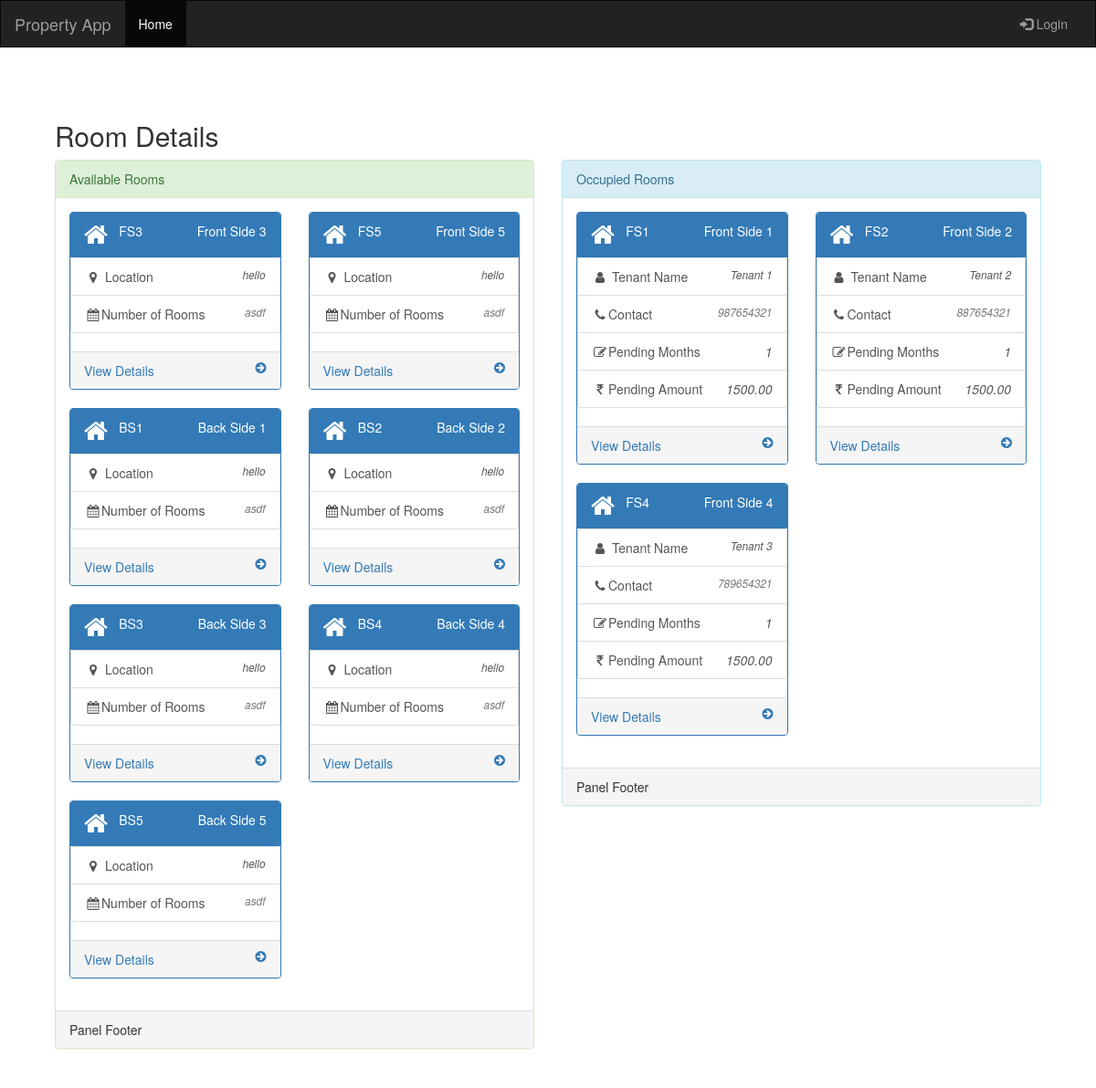
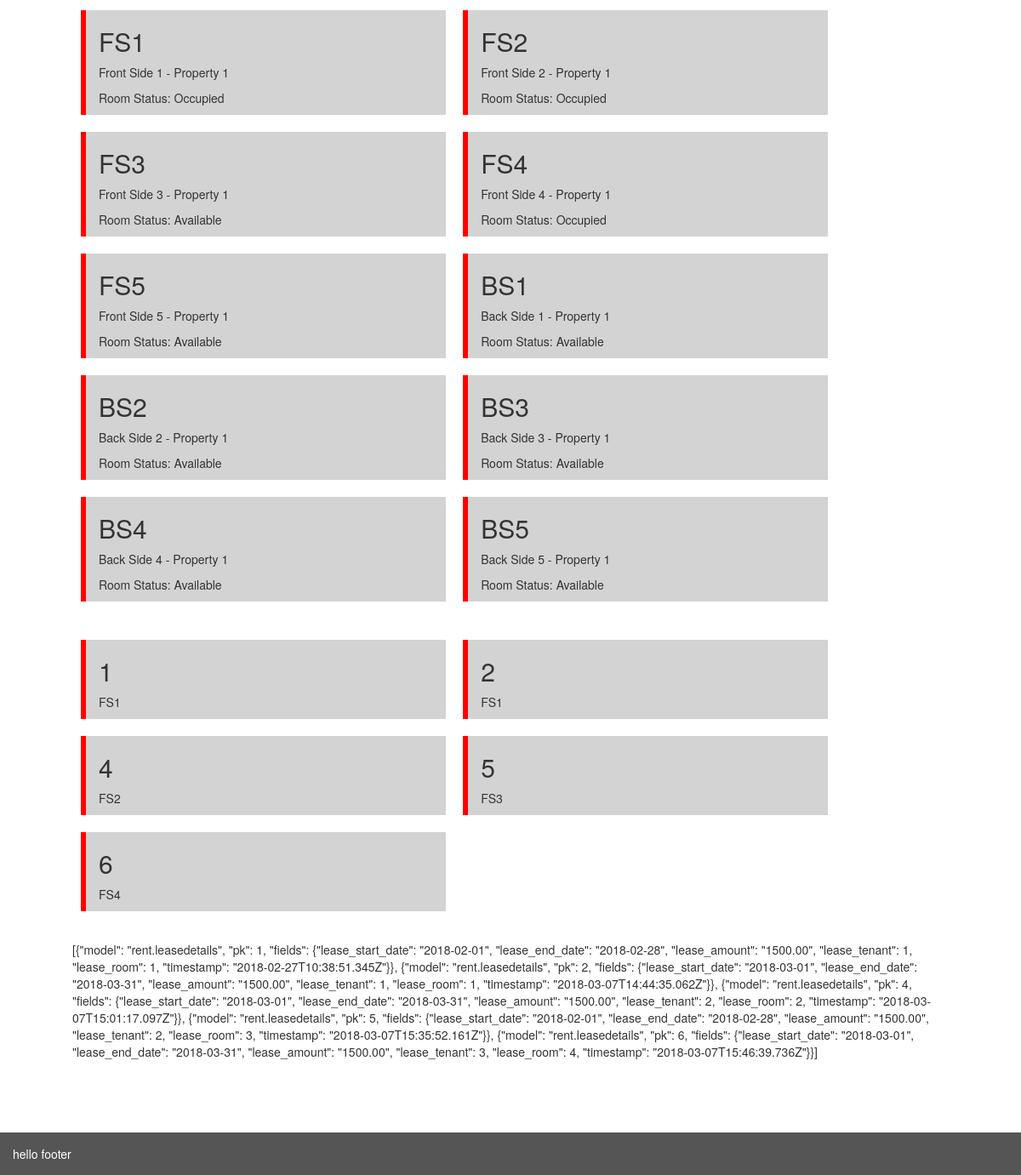
/rent/property_details/1, run on the app's committed database (2 pictures, top to bottom).
### rent/models.py (models this page shows)
class Room(models.Model):
    room_id = models.AutoField(primary_key=True)
    room_property = models.ForeignKey(Property, on_delete=models.CASCADE)
    room_name = models.CharField(max_length=50)
    room_description = models.CharField(max_length=250)
    timestamp = models.DateTimeField(auto_now=True)

class Leasedetails(models.Model):
    lease_id = models.AutoField(primary_key=True)
    lease_start_date = models.DateField()
    lease_end_date = models.DateField()
    lease_amount = models.DecimalField(max_digits=8,decimal_places=2)
    lease_tenant = models.ForeignKey(Tenant, on_delete=models.CASCADE)
    lease_room = models.ForeignKey(Room, on_delete=models.CASCADE)
    timestamp = models.DateTimeField(auto_now=True)

class Tenant(models.Model):
    tenant_id =  models.AutoField(primary_key=True)
    tenant_name =  models.CharField(max_length=250)
    tenant_company =  models.CharField(max_length=250)
    tenant_description = models.CharField(max_length=500)
    tenant_joindate = models.DateField()
    tenant_contact = models.IntegerField(unique=True)
    tenant_secondry = models.IntegerField(unique=True)
    timestamp = models.DateTimeField(auto_now=True)

class Property(models.Model):
    property_id = models.AutoField(primary_key=True)
    property_name = models.CharField(max_length=300)
    property_location = models.ForeignKey(Location, on_delete=models.CASCADE)
    timestamp = models.DateTimeField(auto_now=True)

### rent/views.py (the view)
# urls.py: path('property_details/<int:property_id>', views.property_details, name='property_details'),
def property_details(request, property_id):
    room = Room.objects.filter(room_property_id=property_id)
    lease_details = Leasedetails.objects.filter(lease_room__in=room)
    print(lease_details.filter(lease_tenant=3))
    string_data = serializers.serialize('json',lease_details)
    return render(request,'rent/property_details.html',{'room':room,'lease_details':lease_details,'string_data':string_data})

### rent/templatetags/rent_extras.py (called while the page is built)
@register.filter
def is_room_occupied(room,lease):
    is_occupied = False
    for item in lease:
        if item.lease_room.room_id == room and current_month_record(item):
            is_occupied = True
    return is_occupied

@register.filter
def get_lease_by_room(lease_details,room):
    for item in lease_details:
        if item.lease_room.room_id == room and current_month_record(item):
            return item

def current_month_record(item):
    today = datetime.date.today()
    compare = item.lease_start_date <= today and today <= item.lease_end_date
    if compare:
        return True
    else:
        return False

### rent/templates/rent/property_details.html (shortened to what this page needs)
{% extends 'base.html' %}
{% load rent_extras %}
{% block content %}
<h2>Room Details</h2>
<div class="row">
    <div class="col-lg-6">
        <div class="panel panel-success">
            <div class="panel-heading">Available Rooms</div>
            <div class="panel-body">
                <div class="row">
                    {% for item in room %}
                    {% if not item.room_id|is_room_occupied:lease_details %}
                    <div class="col-lg-6 col-md-12">
                        <div class="panel panel-primary">
                            <div class="panel-heading">
                                <div class="row">
                                    <div class="col-lg-2">
                                        <i class="fa fa-home fa-2x"></i>
                                    </div>
                                    <div class="col-lg-2">
                                            {{item.room_name|upper}}
                                    </div>
                                    <div class="col-lg-8 text-right">
                                            {{item.room_description|title}}
                                    </div>
                                </div>
                            </div>
                            <div class="panel-content bg-warning">
                                <div class="list-group">
                                    <a href="#" class="list-group-item">
                                        <i class="fa fa-map-marker fa-fw"></i> Location
                                        <span class="pull-right small"><em>hello</em>
                                        </span>
                                    </a>
                                    <a href="#" class="list-group-item">
                                            <i class="fa fa-calendar fa-fw"></i>Number of Rooms
                                            <span class="pull-right text-muted small"><em>asdf</em>
                                            </span>
                                    </a>
                                </div>
                            </div>
                            <a href="{% url 'room_details' item.room_id %}">
                                <div class="panel-footer">
                                    <span class="pull-left">View Details</span>
                                    <span class="pull-right"><i class="fa fa-arrow-circle-right"></i></span>
                                    <div class="clearfix"></div>
                                </div>
                            </a>
                        </div>
                    </div>
                    {% endif %}
                    {% endfor %}
                </div>
            </div>
            <div class="panel-footer">Panel Footer</div>
        </div>
    </div>
    <div class="col-lg-6">
        <div class="panel panel-info">
            <div class="panel-heading">Occupied Rooms</div>
            <div class="panel-body">
                <div class="row">
                    {% for item in room %}
                    {% if item.room_id|is_room_occupied:lease_details %}
                    <div class="col-lg-6 col-md-12">
                        <div class="panel panel-primary">
                            <div class="panel-heading">
                                <div class="row">
                                    <div class="col-lg-2">
                                        <i class="fa fa-home fa-2x"></i>
                                    </div>
                                    <div class="col-lg-2">
                                            {{item.room_name|upper}}
                                    </div>
                                    <div class="col-lg-8 text-right">
                                            {{item.room_description|title}}
                                    </div>
                                </div>
                            </div>
                            <div class="panel-content bg-warning">
                                {% with filtervalue=lease_details|get_lease_by_room:item.room_id %}
                                <div class="list-group">
                                    <a href="#" class="list-group-item">
                                        <i class="fa fa-user fa-fw"></i> Tenant Name
                                        <span class="pull-right small"><em>{{filtervalue.lease_tenant.tenant_name|title}}</em></span>
                                    </a>
                                    <a href="#" class="list-group-item">
                                        <i class="fa fa-phone fa-fw"></i>Contact
                                        <span class="pull-right text-muted small"><em>{{ filtervalue.lease_tenant.tenant_contact }}</em></span>
                                    </a>
                                    <a href="#" class="list-group-item">
                                        <i class="fa fa-edit fa-fw"></i>Pending Months
                                        <span class="pull-right"><em>1</em></span>
                                    </a>
                                    <a href="#" class="list-group-item">
                                        <i class="fa fa-rupee fa-fw"></i>Pending Amount
                                        <span class="pull-right"><em>{{ filtervalue.lease_amount }}</em></span>
                                    </a>
                                </div>
                                {% endwith %}
                            </div>
                            <a href="#">
                                <div class="panel-footer">
                                    <span class="pull-left">View Details</span>
                                    <span class="pull-right"><i class="fa fa-arrow-circle-right"></i></span>
                                    <div class="clearfix"></div>
                                </div>
                            </a>
                        </div>
                    </div>
                    {% endif %}
                    {% endfor %}
                </div>
            </div>
            <div class="panel-footer">Panel Footer</div>
        </div>
    </div>
</div>
<div class="row porperty-row" >
{% for item in room %}
        <div class="col-md-5 property-block">
            <h2>{{item.room_name|upper}}</h2>
            <p>{{item.room_description|title}} - {{item.room_property.property_name|title}}</p>
            <p>Room Status: {{item.room_id|is_room_occupied:lease_details|yesno:'Occupied,Available'}}</p>
        </div>
{% endfor %}
</div>
<div class="row porperty-row" >
    {% for item in lease_details %}
            <div class="col-md-5 property-block">
                <h2>{{item.lease_id|upper}}</h2>
                <p>{{item.lease_room.room_name}}</p>
            </div>
    {% endfor %}
    </div>
<div class="row porperty-row" >
    {{string_data}}
</div>
{% endblock %}

### users/static/css/custom_css.css (style rules this page uses)
div.property-block { border-left: 6px solid red; background-color: lightgrey; margin: 10px; }
div.porperty-row { margin: 25px; }

### data on the page
Room: room_name "FS3", room_description "Front Side 3", room_property.property_name "Property 1", room_id|is_room_occupied "Available"
Room: room_name "FS5", room_description "Front Side 5", room_property.property_name "Property 1", room_id|is_room_occupied "Available"
Room: room_name "BS1", room_description "Back Side 1", room_property.property_name "Property 1", room_id|is_room_occupied "Available"
Room: room_name "BS2", room_description "Back Side 2", room_property.property_name "Property 1", room_id|is_room_occupied "Available"
Room: room_name "BS3", room_description "Back Side 3", room_property.property_name "Property 1", room_id|is_room_occupied "Available"
Room: room_name "BS4", room_description "Back Side 4", room_property.property_name "Property 1", room_id|is_room_occupied "Available"
Room: room_name "BS5", room_description "Back Side 5", room_property.property_name "Property 1", room_id|is_room_occupied "Available"
Room: room_name "FS1", room_description "Front Side 1", room_property.property_name "Property 1", room_id|is_room_occupied "Occupied"
Leasedetails: lease_tenant.tenant_name "Tenant 1", lease_tenant.tenant_contact "987654321", lease_amount "1500.00", lease_id "2", lease_room.room_name "FS1"
Room: room_name "FS2", room_description "Front Side 2", room_property.property_name "Property 1", room_id|is_room_occupied "Occupied"
Leasedetails: lease_tenant.tenant_name "Tenant 2", lease_tenant.tenant_contact "887654321", lease_amount "1500.00", lease_id "4", lease_room.room_name "FS2"
Room: room_name "FS4", room_description "Front Side 4", room_property.property_name "Property 1", room_id|is_room_occupied "Occupied"
Leasedetails: lease_tenant.tenant_name "Tenant 3", lease_tenant.tenant_contact "789654321", lease_amount "1500.00", lease_id "6", lease_room.room_name "FS4"
Leasedetails: lease_id "1", lease_room.room_name "FS1"
Leasedetails: lease_id "5", lease_room.room_name "FS3"
